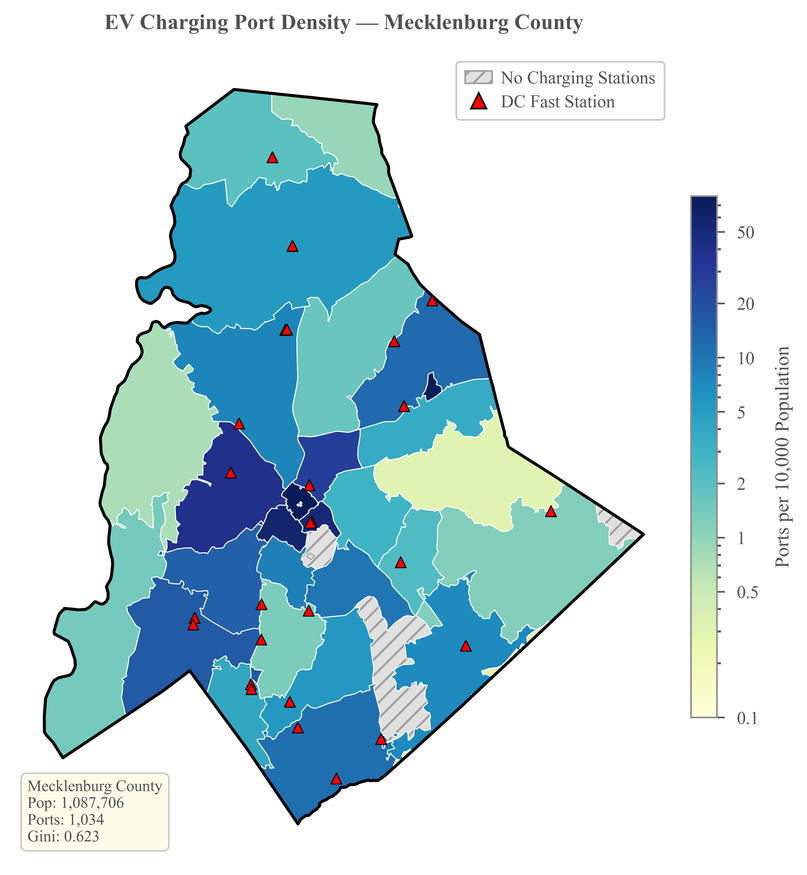
#> input picture output/figures/fig-24-heatmap-mecklenburg.png, 807 x 875 px, shrunk from 3384 x 3669 before the run
$ python fig24_labels.py
#> lines starting #> are read from the running program, lines starting #| are printed output that depends on the picture; after the words box and inside, x2 and y2 are one past the last pixel; in counts of white or black regions, pixels touching at a corner belong together
"""Locate ZIPs 28202 and 28215 on the paper's Fig 24 image, for slide labels.

The deck keeps the paper's Mecklenburg map (output/figures/fig-24-heatmap-
mecklenburg.png) unchanged and overlays two ZIP labels on the slide. This
script finds where to put them: it reads the raw ZCTA and county boundaries,
projects them to the map's CRS (NC State Plane, as in
src/analysis/phase3_county_heatmaps.py), clips the two ZIPs to the county, and
maps a point inside each ZIP onto the image using the county outline drawn in
the PNG. Read-only; nothing is recomputed from the study's results.

Run from the repo root:

    uv run python src/paper/seinforms_deck/fig24_labels.py

Output: src/paper/seinforms_deck/assets/fig24-labels.json (positions as
fractions of the image width and height).

Copyright © 2026 Wolfgang Sanyer
Licensed under the Polyform Noncommercial License 1.0.0 (see LICENSE).
"""

from __future__ import annotations

import json
from pathlib import Path

import geopandas as gpd
import numpy as np
from PIL import Image

from evpulse.constants import TARGET_CRS

REPO = Path(__file__).resolve().parents[3]
PNG = REPO / "output" / "figures" / "fig-24-heatmap-mecklenburg.png"
ZCTA = REPO / "data" / "raw" / "nc-zcta-boundaries.geojson"
COUNTY = REPO / "data" / "raw" / "nc-county-boundaries.geojson"
OUT = Path(__file__).resolve().parent / "assets" / "fig24-labels.json"
MECKLENBURG = "37119"
ZIPS = ("28202", "28215")


def outline_bbox(img: np.ndarray) -> tuple[int, int, int, int]:
    """Pixel bbox of the county outline (pure black line, left 85% of image).

    The colour bar on the right has a grey frame, and the navy fills are blue,
    so near-black pixels with no blue cast belong to the county outline (and
    the black edges of the station triangles, which lie inside it).
    """
    rgb = img[:, :, :3].astype(int)
    black = (rgb.max(axis=2) < 60) & (np.abs(rgb[:, :, 2] - rgb[:, :, 0]) < 25)
    black[:, int(img.shape[1] * 0.85) :] = False
    ys, xs = np.nonzero(black)
    return xs.min(), ys.min(), xs.max(), ys.max()


def main() -> None:
    img = np.asarray(Image.open(PNG).convert("RGB"))
    h, w = img.shape[:2]
#> h = 875; w = 807
    px0, py0, px1, py1 = outline_bbox(img)
#> in outline_bbox, `black = (rgb.max(axis=2) < 60) & (np.abs(rgb[:, :, 2] - rgb[:, :, 0]) ..`:
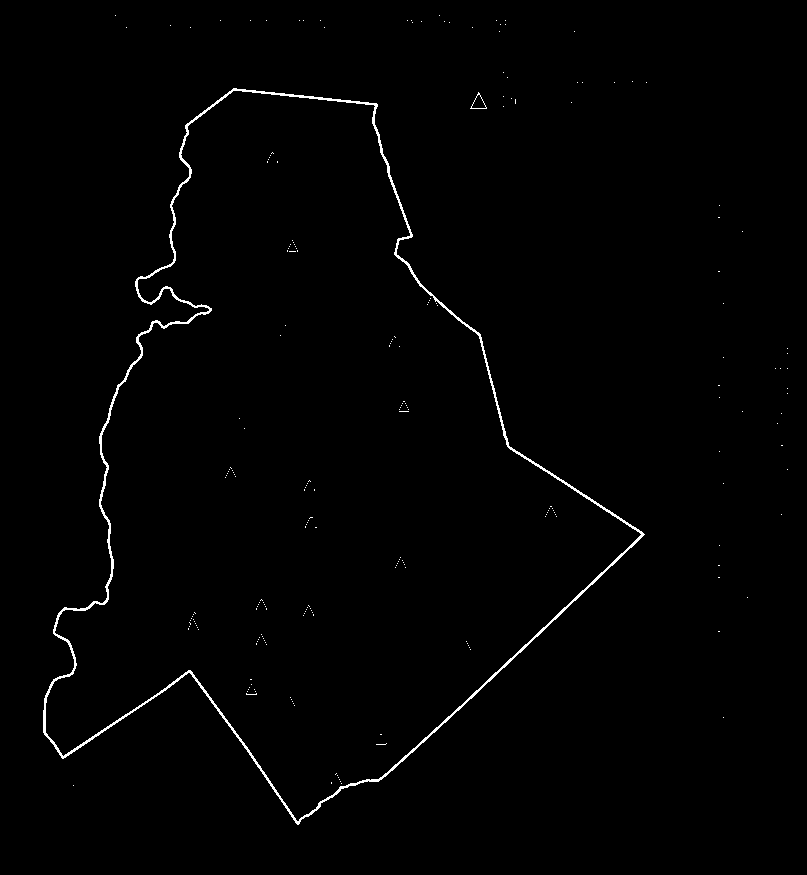
#> black: shape (875, 807) bool; 0.92% white in thin lines or dots, all inside (x1, y1, x2, y2) = (43, 15, 788, 825)
#> in outline_bbox, `black[:, int(img.shape[1] * 0.85) :] = False`: black: shape (875, 807) bool; 0.91% white in thin lines or dots, all inside (x1, y1, x2, y2) = (43, 15, 647, 825)
#> in outline_bbox, `ys, xs = np.nonzero(black)`: ys = 6454 values from 15 to 824; xs = 6454 values, max 646 at index 31, min 43 at index 5214, mean 293.7
#> px0 = 43; py0 = 15; px1 = 646; py1 = 824

    county = gpd.read_file(COUNTY)
    county = county[county["GEOID"] == MECKLENBURG].to_crs(TARGET_CRS)
    zcta = gpd.read_file(ZCTA).to_crs(TARGET_CRS)
    zcta = zcta[zcta["ZCTA5CE20"].isin(ZIPS)]
    clipped = gpd.clip(zcta, county)
    gx0, gy0, gx1, gy1 = county.total_bounds

    labels = {
        "image_px": [w, h],
        "outline_px": [int(px0), int(py0), int(px1), int(py1)],
    }
    for _, row in clipped.iterrows():
        pt = row.geometry.representative_point()
        fx = (px0 + (pt.x - gx0) / (gx1 - gx0) * (px1 - px0)) / w
        fy = (py0 + (gy1 - pt.y) / (gy1 - gy0) * (py1 - py0)) / h
        labels[row["ZCTA5CE20"]] = [round(fx, 4), round(fy, 4)]
    OUT.write_text(json.dumps(labels, indent=2) + "\n")
    print(json.dumps(labels))


if __name__ == "__main__":
    main()
#> (the call stopped at in main, `county = gpd.read_file(COUNTY)`: geopandas is not available in this run)

$ run again, with output/figures/fig-01-predicted-vs-actual-scatter.png copied over output/figures/fig-24-heatmap-mecklenburg.png
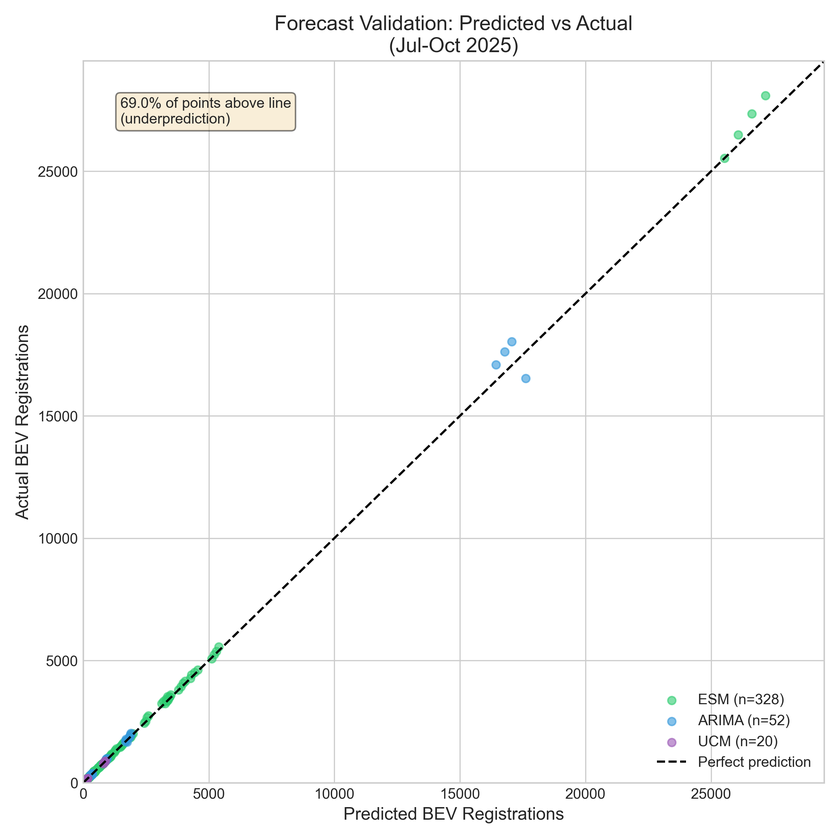
#> input picture output/figures/fig-01-predicted-vs-actual-scatter.png, 840 x 840 px, shrunk from 2400 x 2400 before the run
#> in outline_bbox, `black = (rgb.max(axis=2) < 60) & (np.abs(rgb[:, :, 2] - rgb[:, :, 0]) ..`:
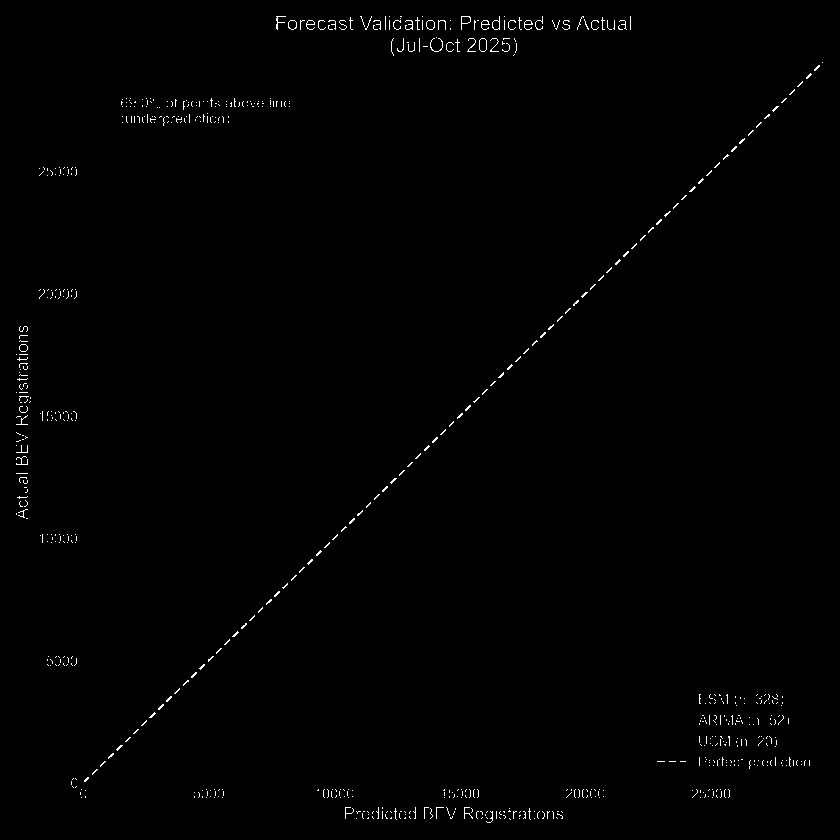
#> black: shape (840, 840) bool; 0.64% white in thin lines or dots
#> in outline_bbox, `black[:, int(img.shape[1] * 0.85) :] = False`:
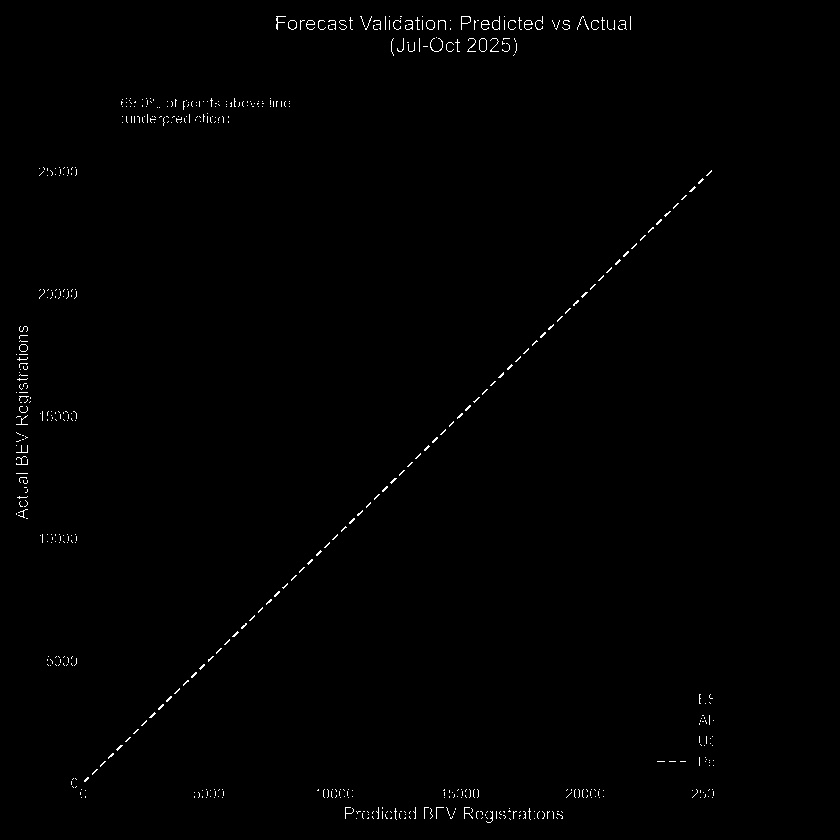
#> black: shape (840, 840) bool; 0.56% white in thin lines or dots, all inside (x1, y1, x2, y2) = (16, 16, 714, 823)
#> ys = 3936 values from 16 to 822; xs = 3936 values, max 713 at index 3094, min 16 at index 1962, mean 348.1
#> px0 = 16; px1 = 713; py1 = 822

$ run again, with output/figures/fig-02-error-distribution-histogram.png copied over output/figures/fig-24-heatmap-mecklenburg.png
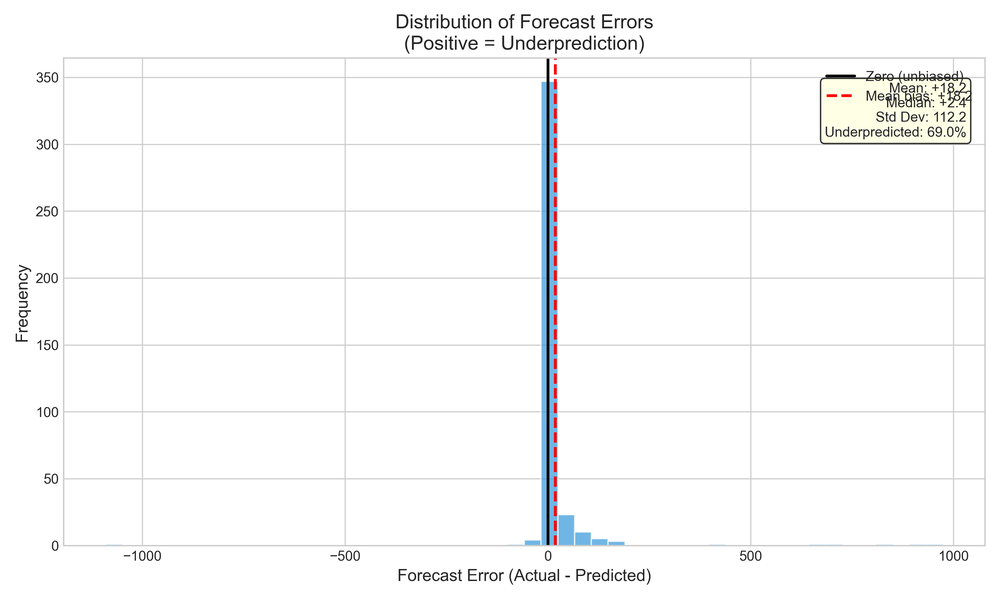
#> input picture output/figures/fig-02-error-distribution-histogram.png, 1000 x 600 px, shrunk from 3000 x 1800 before the run
#> in outline_bbox, `black = (rgb.max(axis=2) < 60) & (np.abs(rgb[:, :, 2] - rgb[:, :, 0]) ..`:
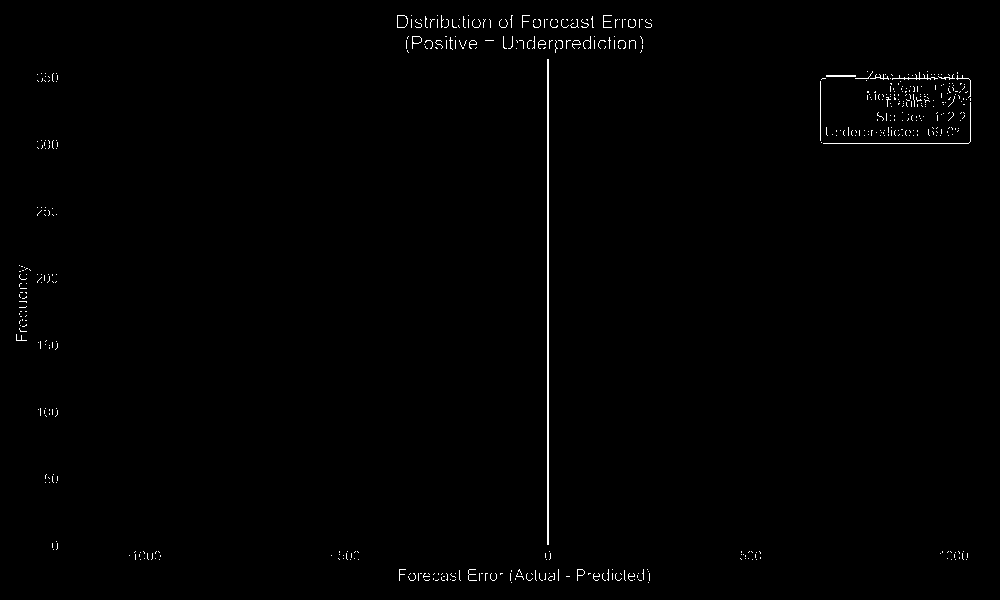
#> black: shape (600, 1000) bool; 0.66% white in thin lines or dots
#> in outline_bbox, `black[:, int(img.shape[1] * 0.85) :] = False`:
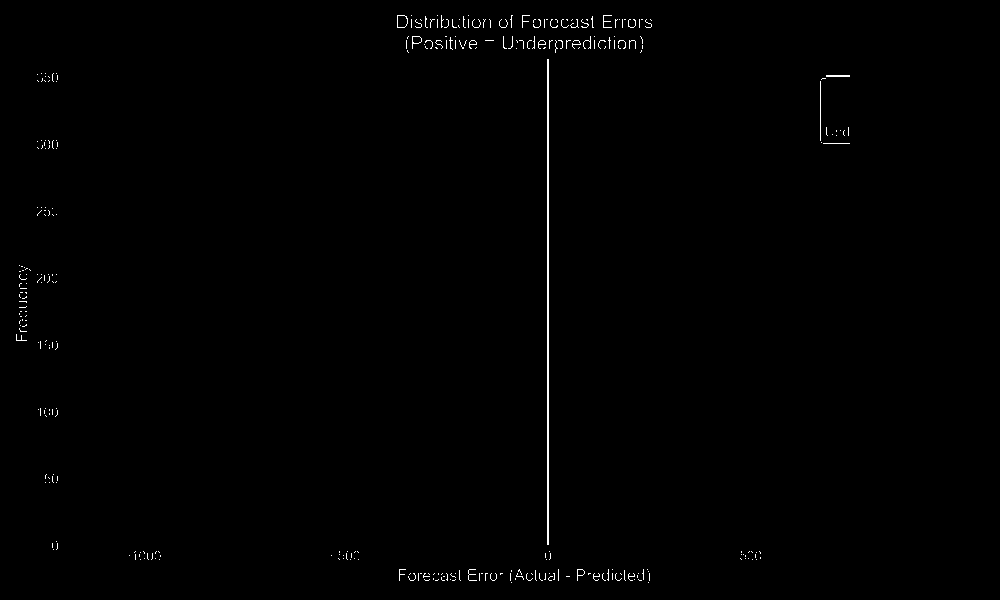
#> black: shape (600, 1000) bool; 0.52% white in thin lines or dots, all inside (x1, y1, x2, y2) = (16, 15, 850, 583)
#> ys = 3098 values from 15 to 582; xs = 3098 values, max 849 at index 1096, min 16 at index 1980, mean 488.4
#> px0 = 16; py0 = 15; px1 = 849; py1 = 582
